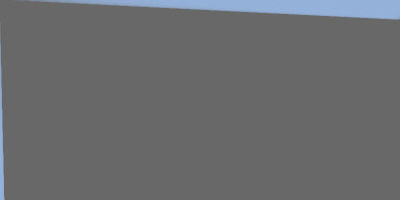
Frame 1 (no input)
Frame 60 (the mouse pressed at the canvas centre just before this capture): identical to frame 1, image omitted
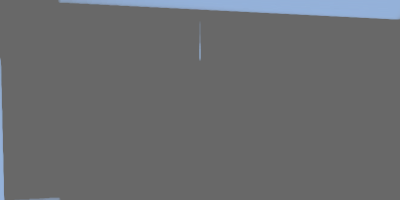
Frame 120 (the mouse held since frame 60 and released just before this capture)

The Processing sketch that drew these frames (run headless with seeded random() and noise(); from frame 60 on, the mouse is pressed at the canvas centre):

// Processing sketch: sketch_33_1
// ── sketch_33_1.pde
//exercise 33.1

/*Create an array to store the y-coordinates of a sequence of shapes.
Draw each shape inside draw() and use the values 
from the array to set the y-coordinate of each.*/

int[] y;

void setup() { 
  size(400, 200);
  noStroke();
  y = new int[width];
}

void draw() {
  background(104);
  fill(150, 180, 220, 70);
  for (int i = y.length-1; i > 0; i--) {
    y[i] = y[i-1];
  }
  y[0] = constrain(mouseY, 0, height-1);
  for (int i = 1; i < y.length; i++) {
    ellipse(i, y[i], i/15, i/10);
  y[0] = constrain(mouseX, 0, width-1);  
    ellipse(y[i], i, i/22, i/12);
  }
}
